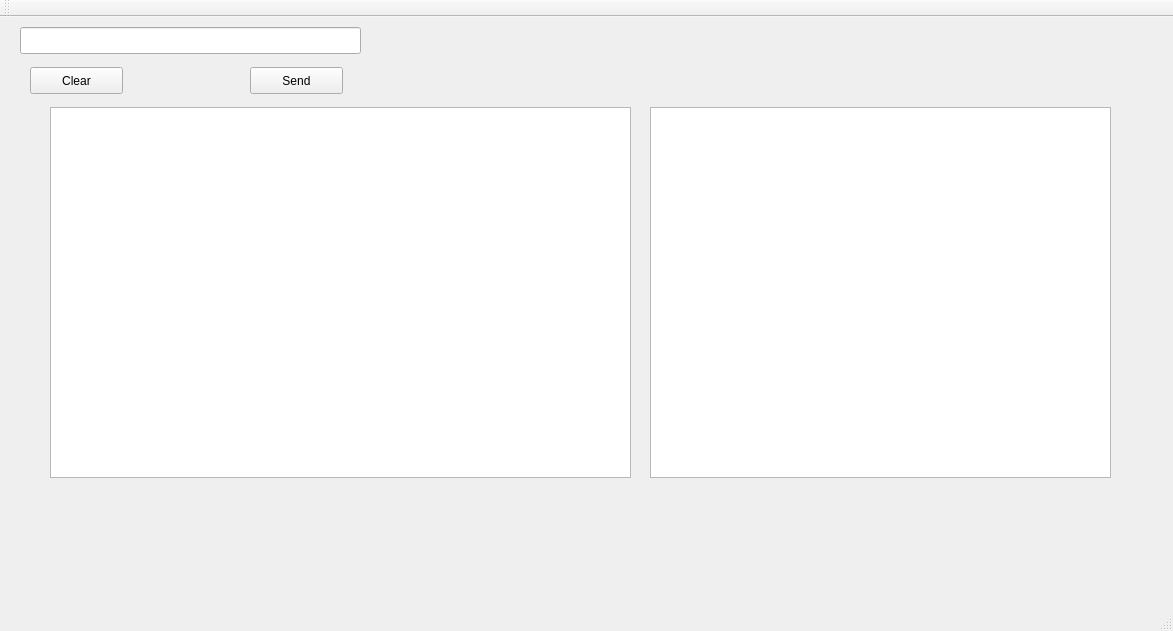
<?xml version="1.0" encoding="UTF-8"?>
<ui version="4.0">
 <class>MainWindow</class>
 <widget class="QMainWindow" name="MainWindow">
  <property name="geometry">
   <rect>
    <x>0</x>
    <y>0</y>
    <width>1173</width>
    <height>631</height>
   </rect>
  </property>
  <property name="windowTitle">
   <string>MainWindow</string>
  </property>
  <widget class="QWidget" name="centralWidget">
   <widget class="QLineEdit" name="queryEdit">
    <property name="geometry">
     <rect>
      <x>20</x>
      <y>10</y>
      <width>341</width>
      <height>27</height>
     </rect>
    </property>
   </widget>
   <widget class="QPushButton" name="clearButton">
    <property name="geometry">
     <rect>
      <x>30</x>
      <y>50</y>
      <width>93</width>
      <height>27</height>
     </rect>
    </property>
    <property name="text">
     <string>Clear</string>
    </property>
   </widget>
   <widget class="QPushButton" name="sendButton">
    <property name="geometry">
     <rect>
      <x>250</x>
      <y>50</y>
      <width>93</width>
      <height>27</height>
     </rect>
    </property>
    <property name="text">
     <string>Send</string>
    </property>
   </widget>
   <widget class="QTableView" name="tableView">
    <property name="geometry">
     <rect>
      <x>50</x>
      <y>90</y>
      <width>581</width>
      <height>371</height>
     </rect>
    </property>
   </widget>
   <widget class="QTableWidget" name="tableWidget">
    <property name="geometry">
     <rect>
      <x>650</x>
      <y>90</y>
      <width>461</width>
      <height>371</height>
     </rect>
    </property>
   </widget>
  </widget>
  <widget class="QMenuBar" name="menuBar">
   <property name="geometry">
    <rect>
     <x>0</x>
     <y>0</y>
     <width>1173</width>
     <height>25</height>
    </rect>
   </property>
  </widget>
  <widget class="QToolBar" name="mainToolBar">
   <attribute name="toolBarArea">
    <enum>TopToolBarArea</enum>
   </attribute>
   <attribute name="toolBarBreak">
    <bool>false</bool>
   </attribute>
  </widget>
  <widget class="QStatusBar" name="statusBar"/>
 </widget>
 <layoutdefault spacing="6" margin="11"/>
 <resources/>
 <connections/>
</ui>
